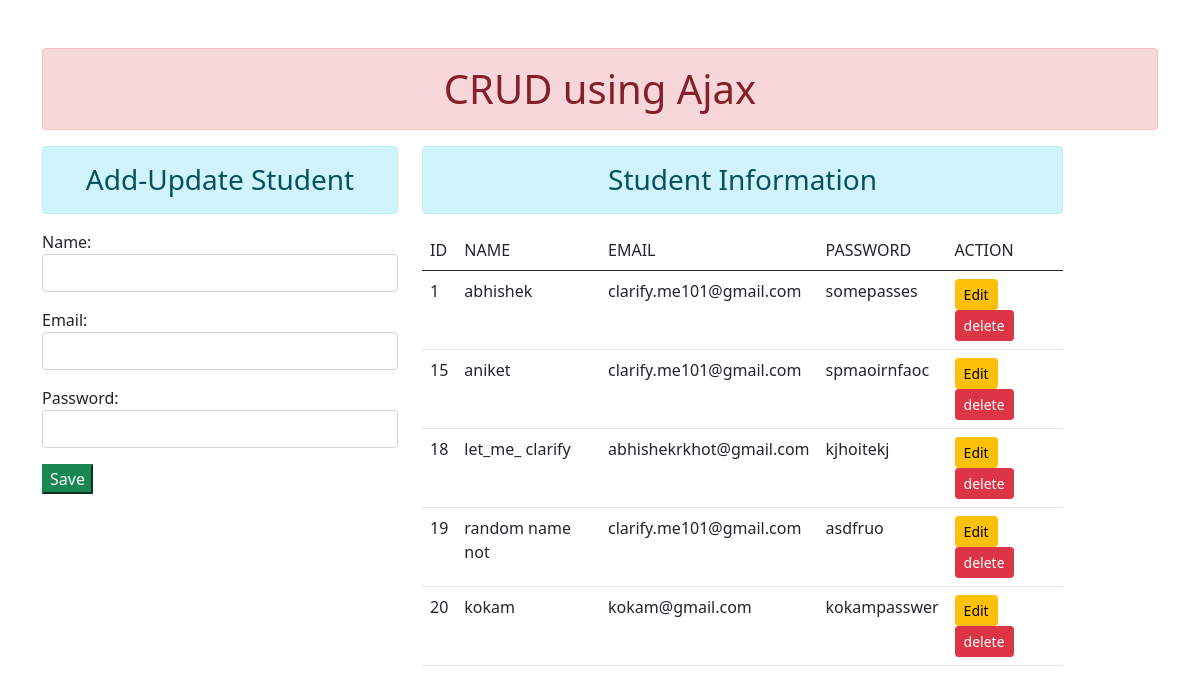
The app's page /, older data.
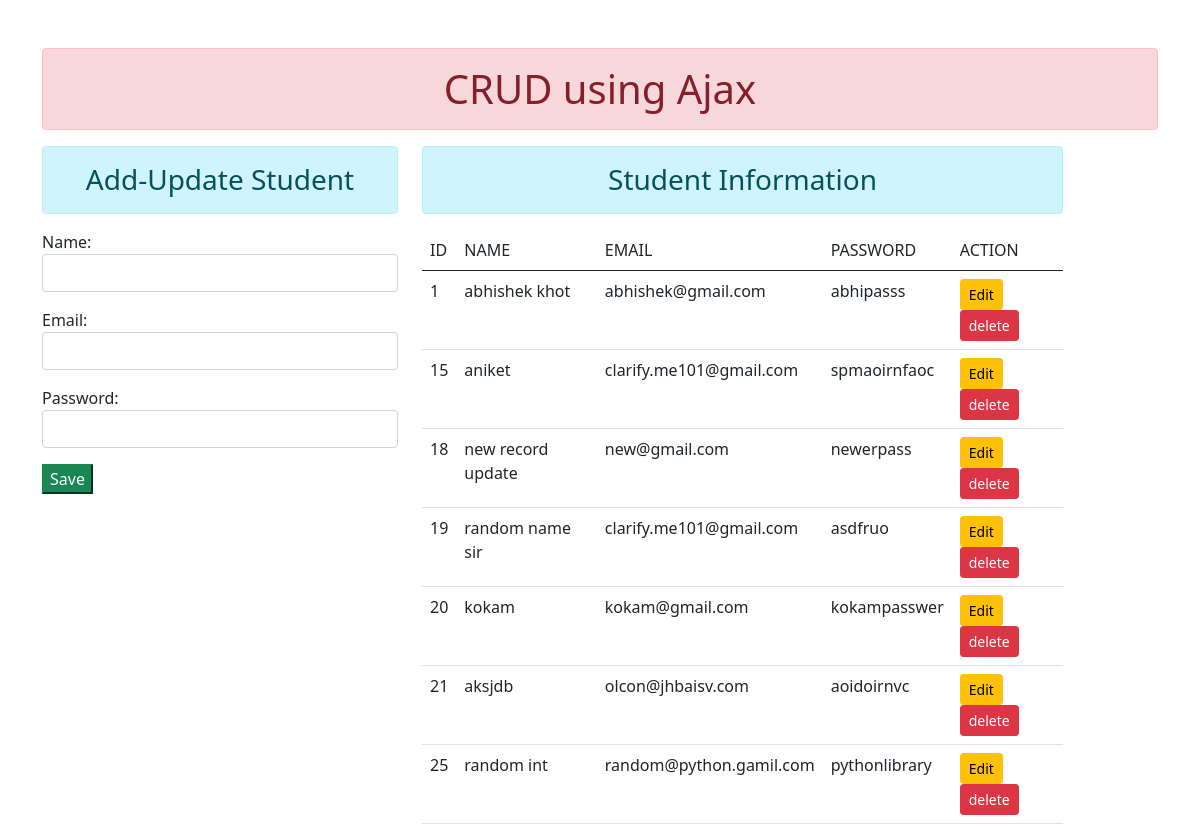
The same page, newer data.
### enroll/models.py (models this page shows, shortened)
class User(models.Model):
    name = models.CharField(max_length=70)
    email = models.CharField(max_length=120)
    password = models.CharField(max_length=100)

### enroll/views.py (the view)
# urls.py: 2. Add a URL to urlpatterns:  path('', views.home, name='home')
def home(request):
    context = {
        'form':StudentRegistration(),
        'students': User.objects.all()
    }
    return render(request, 'enroll/home.html', context)

### enroll/forms.py
class StudentRegistration(forms.ModelForm):
    class Meta:
        model = User
        fields = ['name', 'email', 'password']
        widgets = {
            'name' : forms.TextInput(attrs={'class':'form-control', 'id': 'name_id'}),
            'email' : forms.EmailInput(attrs={'class':'form-control', 'id': 'email_id'}),
            'password' : forms.PasswordInput(attrs={'class':'form-control', 'id' : 'password_id'})
        }

### enroll/templates/enroll/home.html (shortened to what this page needs)
{% load static %}
<!DOCTYPE html>
<html lang="en">
<head>
    <link rel="stylesheet" href="{% static 'enroll/css/bootstrap.css' %}">
</head>
<body>
    <div class="container mt-5">
        <h1 class="text-center alert alert-danger">CRUD using Ajax</h1>
        <div class="row">
            <div class="col-sm-4">
                <h3 class="text-center alert alert-info">Add-Update Student</h3>
                <form action="" method="POST">
                    {{form.as_p}}
                    <input class="'btn btn-success" id="btnsave" type="button" value="Save">
                </form>
            </div>
            <div class="col-sm-7">
                <h3 class="text-center alert alert-info">Student Information</h3>
                <table class="table table-hover">
                    <thead>
                        <tr>
                            <td scope="col">ID</td>
                            <td scope="col">NAME</td>
                            <td scope="col">EMAIL</td>
                            <td scope="col">PASSWORD</td>
                            <td scope="col">ACTION</td>
                        </tr>
                    </thead>
                    <tbody id="tbody">
                        {% for stu in students %}
                        <tr>
                            <td>{{stu.id}}</td>
                            <td>{{stu.name}}</td>
                            <td>{{stu.email}}</td>
                            <td>{{stu.password}}</td>
                            <td>
                                <input class="btn btn-sm btn-warning btn-edit mr-1" type="button" data-sid="{{stu.id}}" value="Edit">
                                <input class="btn btn-sm btn-danger btn-del ml-1" type="button" data-sid="{{stu.id}}" value="delete">
                            </td>
                        </tr>
                        {% endfor %}
                    </tbody>
                </table>
            </div>
        </div>
    </div>
</body>
</html>

Row changes from the older to the newer data that the page shows:
changed User id 1: name "abhishek" → "abhishek khot"; email "clarify.me101@gmail.com" → "abhishek@gmail.com"; password "somepasses" → "abhipasss"
changed User id 18: name "let_me_ clarify" → "new record update"; email "abhishekrkhot@gmail.com" → "new@gmail.com"; password "kjhoitekj" → "newerpass"
changed User "asdfruo": name "random name not" → "random name sir"
added User: id "21", name "aksjdb", email "olcon@jhbaisv.com", password "aoidoirnvc"
added User: id "25", name "random int", email "random@python.gamil.com", password "pythonlibrary"
